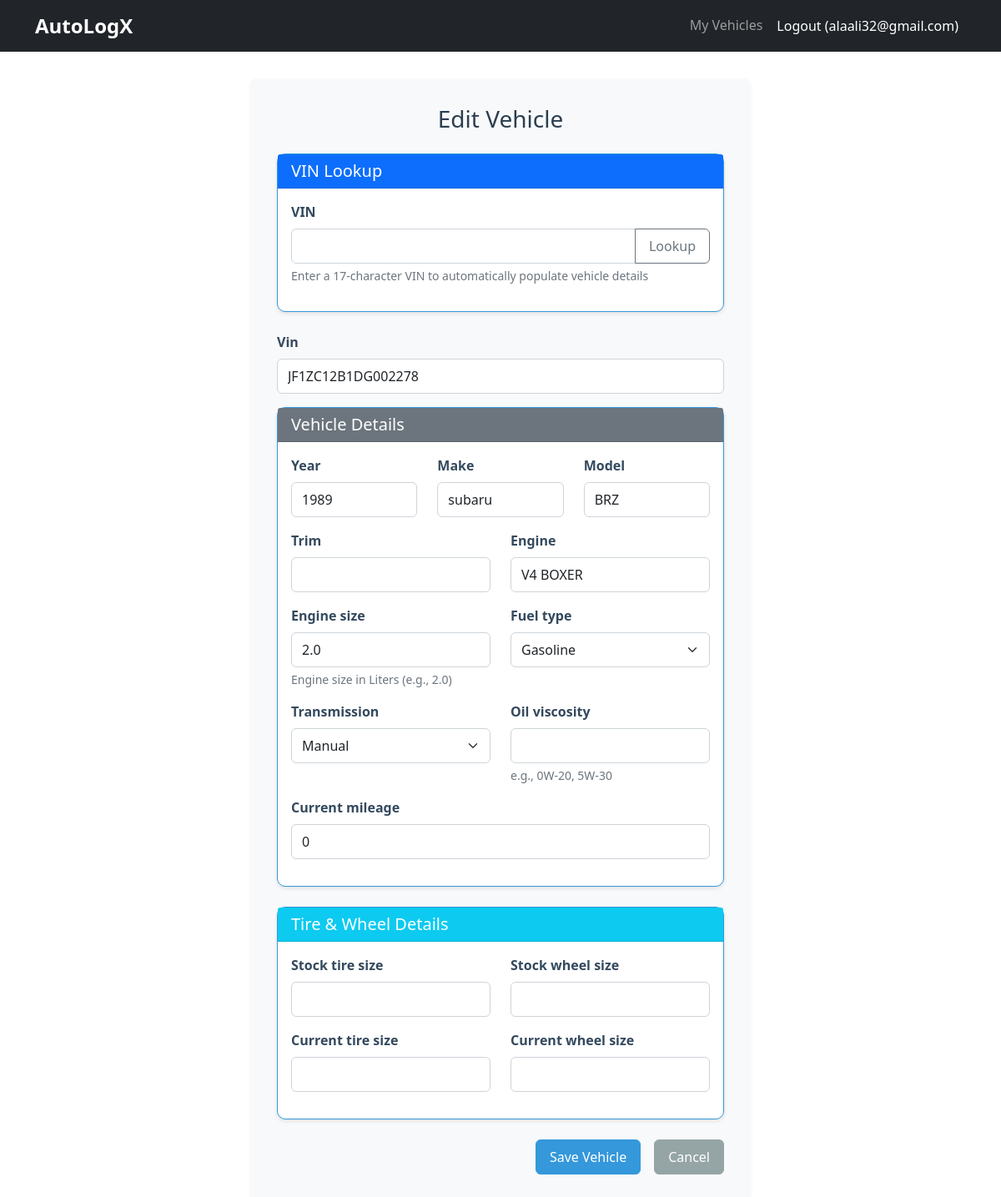
The app's page /vehicles/2/edit/ (signed in), older data.
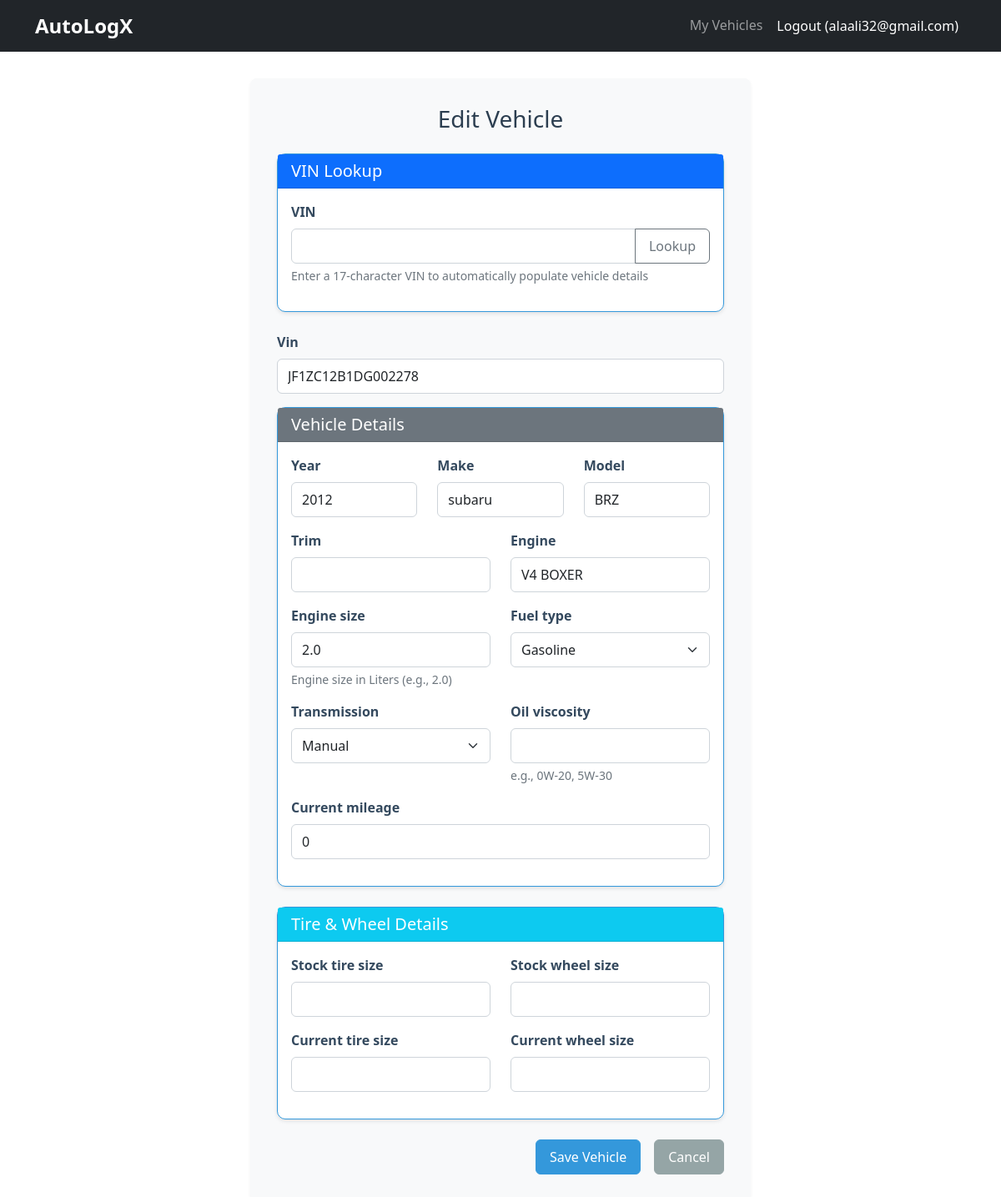
The same page, newer data.
### autologx/api/models.py (models this page shows, shortened)
class Vehicle(models.Model):
    user = models.ForeignKey(User, on_delete=models.CASCADE, related_name='vehicles')
    vin = models.CharField(max_length=17, unique=True, blank=True, null=True)
    make = models.CharField(max_length=50)
    model = models.CharField(max_length=50)
    year = models.IntegerField()
    trim = models.CharField(max_length=50, blank=True)
    engine = models.CharField(max_length=100, blank=True)
    engine_size = models.DecimalField(max_digits=5, decimal_places=1, blank=True, null=True)
    fuel_type = models.CharField(max_length=20, blank=True)
    TRANSMISSION_CHOICES = [
        ('manual', 'Manual'), ('automatic', 'Automatic'), ('cvt', 'CVT'),
        ('semi_automatic', 'Semi-Automatic'), ('other', 'Other'),
    ]
    transmission = models.CharField(max_length=20, choices=TRANSMISSION_CHOICES, blank=True)
    oil_viscosity = models.CharField(max_length=10, blank=True, help_text="e.g., 0W-20, 5W-30")
    current_mileage = models.IntegerField(default=0)
    last_oil_change_mileage = models.IntegerField(blank=True, null=True)
    last_oil_change_date = models.DateField(blank=True, null=True)
    last_service_mileage = models.IntegerField(blank=True, null=True)
    last_service_date = models.DateField(blank=True, null=True)
    stock_tire_size = models.CharField(max_length=30, blank=True)
    stock_wheel_size = models.CharField(max_length=20, blank=True)
    current_tire_size = models.CharField(max_length=30, blank=True)
    current_wheel_size = models.CharField(max_length=20, blank=True)
    created_at = models.DateTimeField(auto_now_add=True)
    updated_at = models.DateTimeField(auto_now=True)

### autologx/api/views.py (the view)
# urls.py: path('vehicles/<int:pk>/edit/', views.vehicle_edit, name='vehicle_edit'),
@login_required
def vehicle_edit(request, pk):
    vehicle = get_object_or_404(Vehicle, pk=pk, user=request.user)
    if request.method == 'POST':
        form = VehicleForm(request.POST, instance=vehicle)
        if form.is_valid():
            form.save()
            messages.success(request, 'Vehicle updated successfully!')
            return redirect('vehicle_detail', pk=vehicle.pk)
    else:
        form = VehicleForm(instance=vehicle)
    return render(request, 'vehicles/form.html', {
        'form': form,
        'title': 'Edit Vehicle',
        'vehicle': vehicle
    })

### autologx/api/forms.py (shortened to what this page needs)
class VehicleForm(forms.ModelForm):
    vin_lookup = forms.CharField(max_length=17, required=False, label="VIN (for auto-lookup)", help_text="Enter VIN to automatically populate vehicle details")
    class Meta:
        model = Vehicle
        fields = ['vin_lookup', 'vin', 'make', 'model', 'year', 'trim', 'engine',
                 'engine_size', 'fuel_type', 'transmission', 'oil_viscosity',
                 'current_mileage', 'stock_tire_size', 'stock_wheel_size',
                 'current_tire_size', 'current_wheel_size']
        widgets = {
            'year': forms.NumberInput(attrs={'min': 1900, 'max': 2030}),
            'engine_size': forms.NumberInput(attrs={'step': '0.1'}),
            'current_mileage': forms.NumberInput(attrs={'min': 0}),
        }
    def __init__(self, *args, **kwargs):
        super().__init__(*args, **kwargs)
        self.fields['vin'].required = False

### templates/vehicles/form.html (shortened to what the changed rows need)
{% extends 'base.html' %}
{% load widget_tweaks %}
{% block content %}
<div class="form-container">
    <form method="post" id="vehicleForm">
        <div class="mb-3">
            <label for="id_vin" class="form-label">{{ form.vin.label }}</label>
            {{ form.vin|add_class:"form-control" }}
        </div>
        <div class="card mb-4">
            <div class="card-body">
                <div class="row">
                    <div class="col-md-4">
                        <div class="mb-3">
                            <label for="id_year" class="form-label">{{ form.year.label }}</label>
                            {{ form.year|add_class:"form-control" }}
                        </div>
                    </div>
                    <div class="col-md-4">
                        <div class="mb-3">
                            <label for="id_make" class="form-label">{{ form.make.label }}</label>
                            {{ form.make|add_class:"form-control" }}
                        </div>
                    </div>
                    <div class="col-md-4">
                        <div class="mb-3">
                            <label for="id_model" class="form-label">{{ form.model.label }}</label>
                            {{ form.model|add_class:"form-control" }}
                        </div>
                    </div>
                </div>
                <div class="row">
                    <div class="col-md-6">
                        <div class="mb-3">
                            <label for="id_trim" class="form-label">{{ form.trim.label }}</label>
                            {{ form.trim|add_class:"form-control" }}
                        </div>
                    </div>
                    <div class="col-md-6">
                        <div class="mb-3">
                            <label for="id_engine" class="form-label">{{ form.engine.label }}</label>
                            {{ form.engine|add_class:"form-control" }}
                        </div>
                    </div>
                </div>
                <div class="row">
                    <div class="col-md-6">
                        <div class="mb-3">
                            <label for="id_engine_size" class="form-label">{{ form.engine_size.label }}</label>
                            {{ form.engine_size|add_class:"form-control" }}
                            <div class="form-text">Engine size in Liters (e.g., 2.0)</div>
                        </div>
                    </div>
                    <div class="col-md-6">
                        <div class="mb-3">
                            <label for="id_fuel_type" class="form-label">{{ form.fuel_type.label }}</label>
                            {{ form.fuel_type|add_class:"form-select" }}
                        </div>
                    </div>
                </div>
                <div class="row">
                    <div class="col-md-6">
                        <div class="mb-3">
                            <label for="id_transmission" class="form-label">{{ form.transmission.label }}</label>
                            {{ form.transmission|add_class:"form-select" }}
                        </div>
                    </div>
                    <div class="col-md-6">
                        <div class="mb-3">
                            <label for="id_oil_viscosity" class="form-label">{{ form.oil_viscosity.label }}</label>
                            {{ form.oil_viscosity|add_class:"form-control" }}
                            <div class="form-text">e.g., 0W-20, 5W-30</div>
                        </div>
                    </div>
                </div>
                <div class="mb-3">
                    <label for="id_current_mileage" class="form-label">{{ form.current_mileage.label }}</label>
                    {{ form.current_mileage|add_class:"form-control" }}
                </div>
            </div>
        </div>
        <div class="card mb-4">
            <div class="card-body">
                <div class="row">
                    <div class="col-md-6">
                        <div class="mb-3">
                            <label for="id_stock_tire_size" class="form-label">{{ form.stock_tire_size.label }}</label>
                            {{ form.stock_tire_size|add_class:"form-control" }}
                        </div>
                    </div>
                    <div class="col-md-6">
                        <div class="mb-3">
                            <label for="id_stock_wheel_size" class="form-label">{{ form.stock_wheel_size.label }}</label>
                            {{ form.stock_wheel_size|add_class:"form-control" }}
                        </div>
                    </div>
                </div>
                <div class="row">
                    <div class="col-md-6">
                        <div class="mb-3">
                            <label for="id_current_tire_size" class="form-label">{{ form.current_tire_size.label }}</label>
                            {{ form.current_tire_size|add_class:"form-control" }}
                        </div>
                    </div>
                    <div class="col-md-6">
                        <div class="mb-3">
                            <label for="id_current_wheel_size" class="form-label">{{ form.current_wheel_size.label }}</label>
                            {{ form.current_wheel_size|add_class:"form-control" }}
                        </div>
                    </div>
                </div>
            </div>
        </div>
    </form>
</div>
{% endblock %}

Row changes from the older to the newer data that the page shows:
changed Vehicle "JF1ZC12B1DG002278": year "1989" → "2012"
